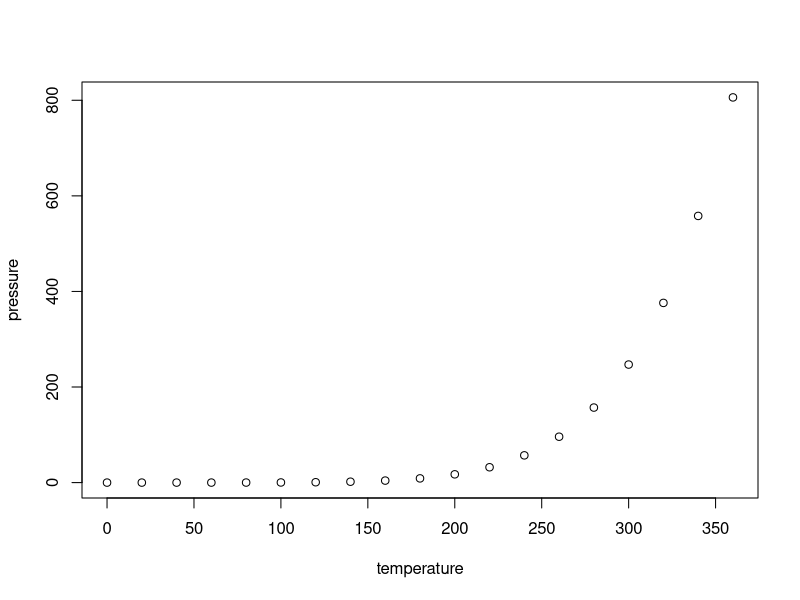
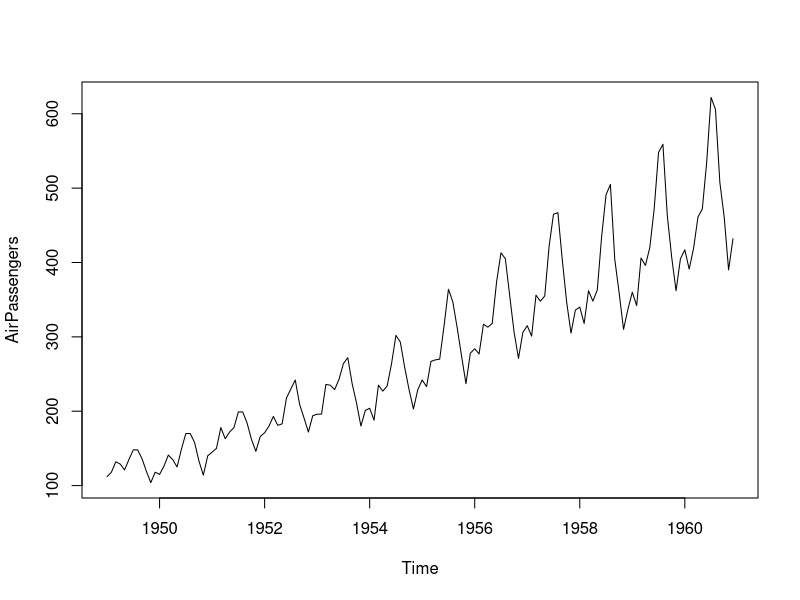

Source code (R) for these figures, in order:
## ---- chunk 1
knitr::opts_chunk$set(echo = FALSE)
## ---- chunk 2
summary(cars)
## ---- chunk 3
plot(pressure)
## ---- chunk 4
plot(AirPassengers)
